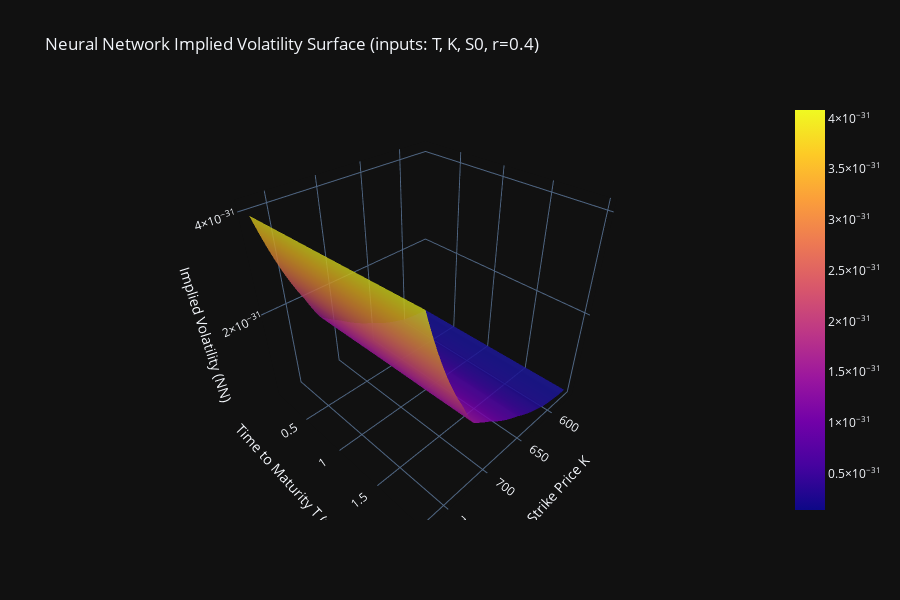

Notebook code cell kept with this figure:
### Code cell
fig = go.Figure(data=[go.Surface(x=KK, y=TT, z=IV_surface_NN, opacity=0.85)])
fig.update_layout(
    title="Neural Network Implied Volatility Surface (inputs: T, K, S0, r=0.4)",
    scene=dict(
        xaxis_title="Strike Price K",
        yaxis_title="Time to Maturity T (years)",
        zaxis_title="Implied Volatility (NN)",
    ),
    template="plotly_dark",
    width=900,
    height=600,
)
fig.show()

### Figure 1 — Plotly figure (JSON) as saved in the notebook; plotly's stock layout.template omitted (floating-point values rounded to 4 significant figures; data arrays with more than 128 entries replaced by an {"elided": "..."} marker saying what was removed)
{"data": [{"opacity": 0.85, "type": "surface", "x": {"elided": "190x201 float values"}, "y": {"elided": "190x201 float values"}, "z": {"elided": "190x201 float values"}}], "layout": {"height": 600, "scene": {"xaxis": {"title": {"text": "Strike Price K"}}, "yaxis": {"title": {"text": "Time to Maturity T (years)"}}, "zaxis": {"title": {"text": "Implied Volatility (NN)"}}}, "title": {"text": "Neural Network Implied Volatility Surface (inputs: T, K, S0, r=0.4)"}, "width": 900}}
